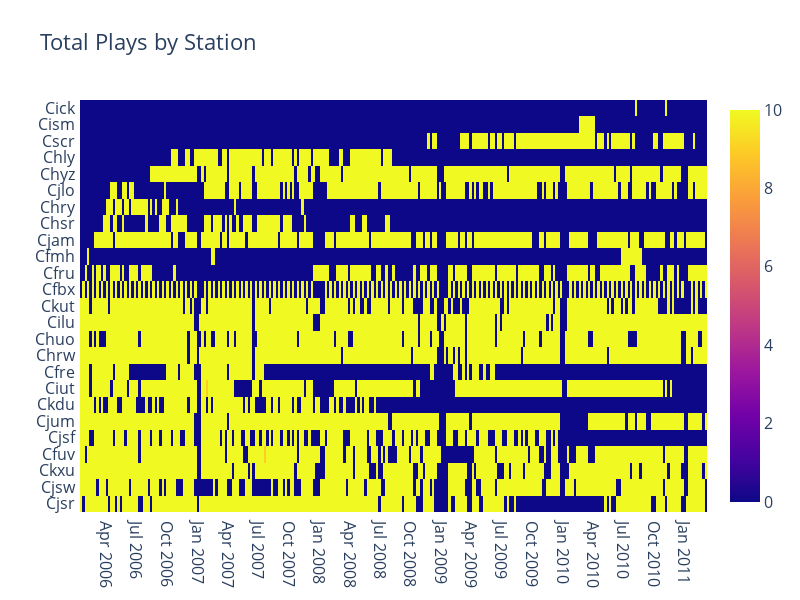

Notebook cell for this chart:
### Code cell
x = time_table['week_of']
y = [x.split('_')[0] for x in time_table.columns if 'station' in x]
z = time_table[[x for x in time_table.columns if 'station' in x]].T

plot_time_series(x,y,z, title='Total Plays by Station')

### Figure 1 — Plotly figure (JSON) as saved in the notebook; plotly's stock layout.template omitted (floating-point values rounded to 4 significant figures; data arrays with more than 128 entries replaced by an {"elided": "..."} marker saying what was removed)
{"data": [{"type": "heatmap", "x": {"elided": "267 str values"}, "y": ["Cjsr ", "Cjsw ", "Ckxu ", "Cfuv ", "Cjsf ", "Cjum ", "Ckdu ", "Ciut ", "Cfre ", "Chrw ", "Chuo ", "Cilu ", "Ckut ", "Cfbx ", "Cfru ", "Cfmh ", "Cjam ", "Chsr ", "Chry ", "Cjlo ", "Chyz ", "Chly ", "Cscr ", "Cism ", "Cick "], "z": {"elided": "25x267 int values"}}], "layout": {"font": {"size": 16}, "height": 600, "title": {"text": "Total Plays by Station"}, "width": 800, "xaxis": {"nticks": 22}, "yaxis": {"nticks": 25}}}
